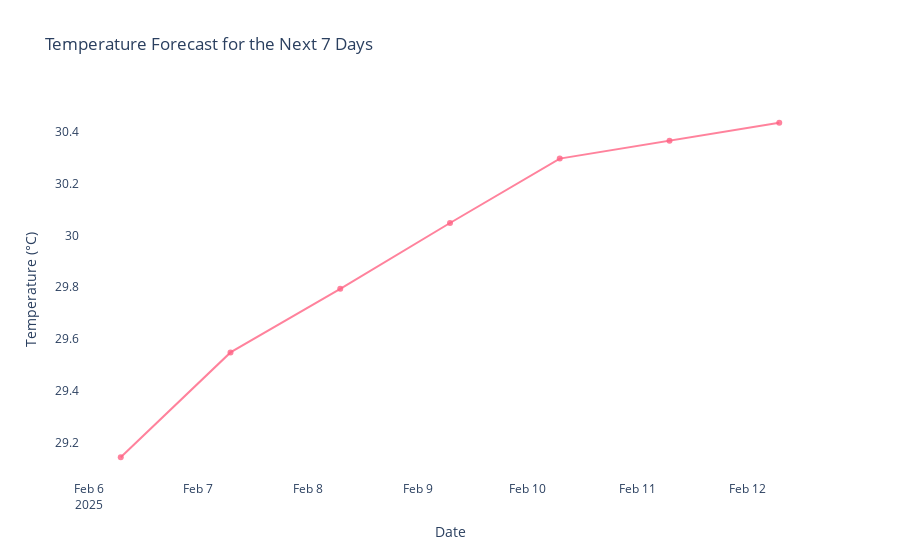

The notebook cell this image was saved under:
### Code cell
# ส่วนที่ 6 - การสร้างกราฟแสดงผลการทำนาย:
import plotly.graph_objects as go

# สร้างกราฟ
fig = go.Figure()

fig.add_trace(go.Scatter(
    x=result_df['timestamp'],
    y=result_df['predicted_temperature'],
    mode='lines+markers',
    name='Predicted Temperature',
    marker=dict(color='rgba(255, 99, 132, 0.8)'),
    line=dict(width=2)
))

fig.update_layout(
    title='Temperature Forecast for the Next 7 Days',  # แก้ไขตรงนี้ - เพิ่มเครื่องหมายคำพูดปิด
    xaxis_title='Date',
    yaxis_title='Temperature (°C)',
    paper_bgcolor='white',
    plot_bgcolor='white'
)

fig.show()

### Figure 1 — Plotly figure (JSON) as saved in the notebook; plotly's stock layout.template omitted (floating-point values rounded to 4 significant figures)
{"data": [{"line": {"width": 2}, "marker": {"color": "rgba(255, 99, 132, 0.8)"}, "mode": "lines+markers", "name": "Predicted Temperature", "type": "scatter", "x": ["2025-02-06T07:00:00", "2025-02-07T07:00:00", "2025-02-08T07:00:00", "2025-02-09T07:00:00", "2025-02-10T07:00:00", "2025-02-11T07:00:00", "2025-02-12T07:00:00"], "y": [29.14, 29.55, 29.79, 30.05, 30.3, 30.37, 30.44]}], "layout": {"paper_bgcolor": "white", "plot_bgcolor": "white", "title": {"text": "Temperature Forecast for the Next 7 Days"}, "xaxis": {"title": {"text": "Date"}}, "yaxis": {"title": {"text": "Temperature (°C)"}}}}
